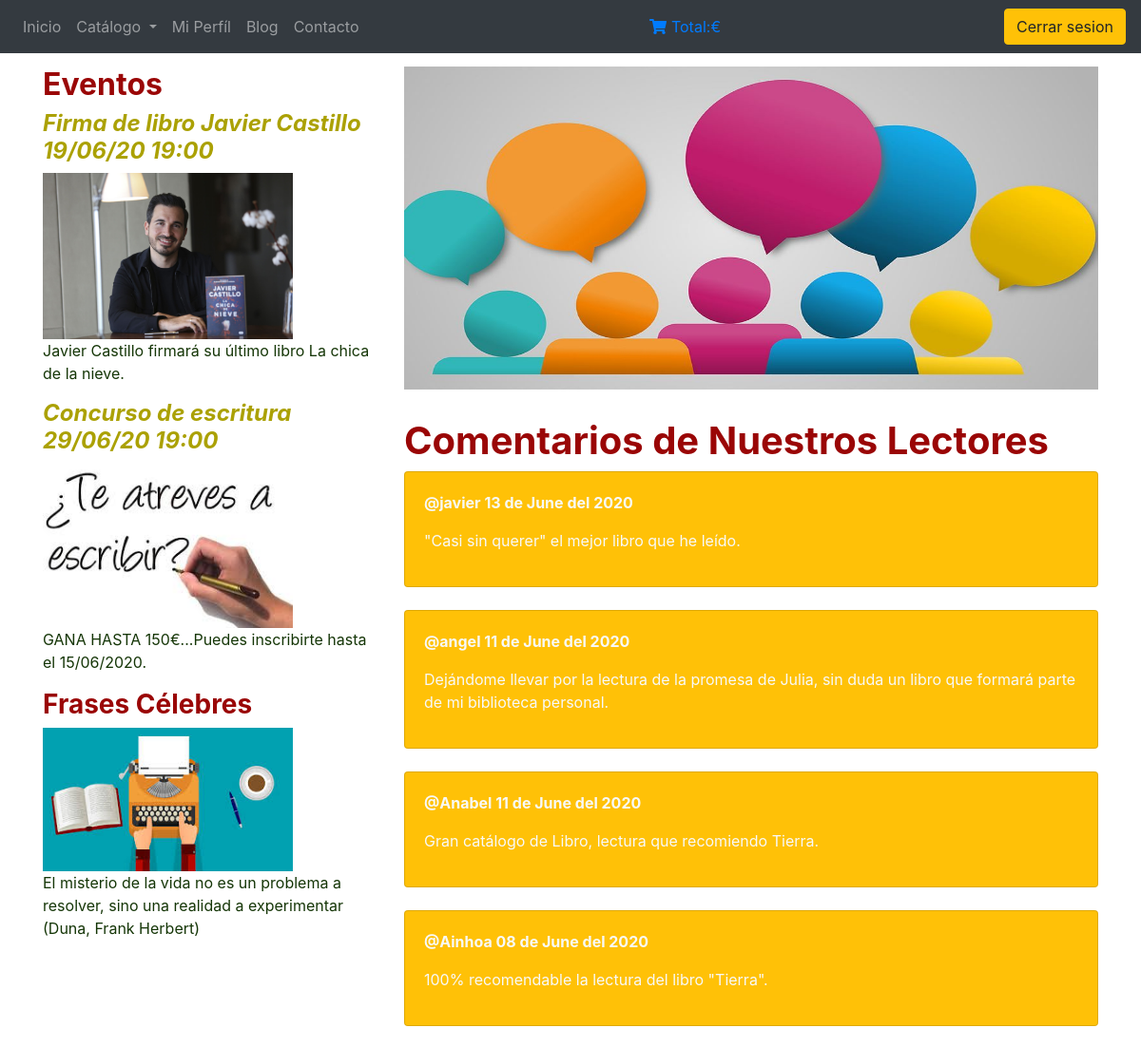
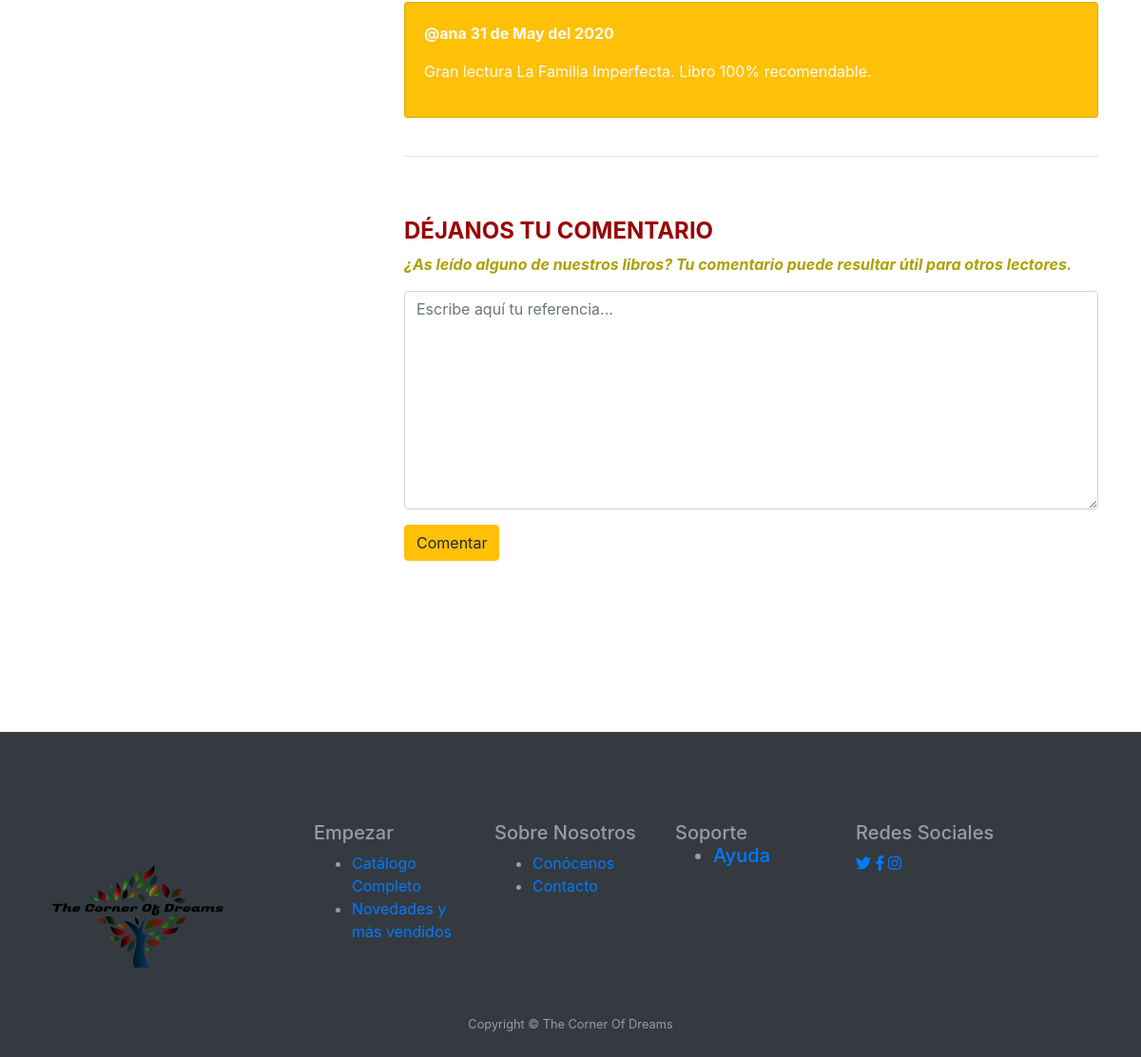
The page /Controller/usuBlog.php on the database its author committed (2 pictures, top to bottom).
### tables this page shows
CREATE TABLE `comentarios` (
  `id` int(11) NOT NULL,
  `nombre` varchar(60) NOT NULL,
  `fecha` date NOT NULL,
  `comentario` varchar(250) NOT NULL
);

### Controller/usuBlog.php (called while the page is built, shortened)
<?php
require_once '../Model/Comentarios.php';
$comentarios=Comentarios::getComentarios();
$registros=sizeof($comentarios);
include '../View/usuBlog.php';
 ?>

### Model/Comentarios.php (called while the page is built, shortened)
<?php
class Comentarios{
    private $nombre;
	private $fecha;
    private $comentario;
	function __construct($id,$nombre='',$fecha=0,$comentario='')
	{
        $this->nombre=$nombre;
		$this->fecha = $fecha;
        $this->comentario=$comentario;
    }
     public function getNombre()
    {
        return $this->nombre;
    }
    public function getFecha()
    {
        return $this->fecha;
    }
    public function getComentario()
    {
        return $this->comentario;
    }
    public static function getComentarios() {
        $conexion = proyectoBD::connectDB();
        $seleccion = "SELECT * FROM comentarios ORDER BY fecha DESC LIMIT 0,5";
        $consulta = $conexion->query($seleccion);
        $comentarios = [];
        while ($registro = $consulta->fetchObject()) {
            $comentarios[] = new Comentarios($registro->id,$registro->nombre, $registro->fecha,$registro->comentario);
        }
        return $comentarios;
    }
}

### View/usuBlog.php (the view, shortened to what this page needs)
<!DOCTYPE html>
<html>
<head>
  <link rel="stylesheet" href="https://maxcdn.bootstrapcdn.com/bootstrap/4.4.1/css/bootstrap.min.css">
  <link rel="stylesheet" type="text/css" href="../View/css/estiloBlog.css">
   <link rel="stylesheet" href="https://use.fontawesome.com/releases/v5.0.8/css/solid.css">
</head>
<body>
<nav class="navbar navbar-expand-sm bg-dark navbar-dark fixed-top">
    <div class="collapse navbar-collapse" id="navbarSupportedContent-555">
     <ul class="navbar-nav">
        <li class="nav-item">
            <a class="nav-link" href="../Controller/principalUsuario.php">Inicio</a>
        </li>
        <li class="nav-item dropdown">
          <a class="nav-link dropdown-toggle" href="#" id="navbardrop" data-toggle="dropdown">
            Catálogo
            </a>
        </li>
        <li class="nav-item">
            <a class="nav-link" href="../Controller/usuarioVerPerfil.php">Mi Perfíl</a>
         </li>
         <li class="nav-item">
            <a class="nav-link" href="../Controller/usuBlog.php">Blog</a>
         </li>
        <li class="nav-item">
            <a class="nav-link" href="../Controller/usuFormularioContacto.php">Contacto</a>
         </li>
        </ul>
        <div class="navbar-nav ml-auto">
              <a href="../Controller/verContenidoCesta.php"><i class="fas fa-shopping-cart"></i> <?=$_SESSION['cantidad']?> Total:<?=$_SESSION['subtotal']?>€</a>
          </div>
            <div class="navbar-nav ml-auto">
            <button type="button" class="btn btn-warning" onclick="cerrarSesion()">Cerrar sesion</button>
          </div>
   </div>
</nav>
	<div class="container" id="principal">
 <div class="row">
<div class="col-md-4 ">
	  <h2 class="titulo">Eventos</h2>
	  <h4 class="titulo2">Firma de libro Javier Castillo 19/06/20 19:00</h4>
	  <img src="../View/img/javierCastillo.jpg" id="imagen">
	  <p class="texto">Javier Castillo firmará su último libro La chica de la nieve.</p>
	  <h4 class="titulo2">Concurso de escritura 29/06/20 19:00</h4>
	  <img src="../View/img/concurso.jpg" id="imagen">
	  <p class="texto">GANA HASTA 150€...Puedes inscribirte hasta el 15/06/2020.</p>
      <h3 class="titulo">Frases Célebres</h3>
      <div class="fakeimg"><img src="../View/img/escritura.jpg" id="imagen"></div>
      <p class="texto">El misterio de la vida no es un problema a resolver, sino una realidad a experimentar (Duna, Frank Herbert)</p>
</div>
 <div class="col-md-8">
	<img  class="central" src="../View/img/opinion.jpg" width="100%" height="20%">
	<?php if($registros>0){?>
     <h1 class="titulo">Comentarios de Nuestros Lectores</h1>
    <?php
		foreach ($comentarios as $key) {
        $fecha=$key->getFecha();
        $date= strftime("%d de %B del %Y", strtotime($fecha));
			?>
  <div class="card bg-warning text-light">
    <div class="card-body">
      <p class="usuario"><?=$key->getNombre().' '.$date?></p>
      <p><?=$key->getComentario()?></p>
    </div>
  </div>
  <br>
	<?php
		}
	}else{?>
		<h4>Actualmete no hay comentarios, Sé el primero en hacerlo</h4>
<?php
	}
    ?>
    <hr><br><br>
	  <form action="#" method="post" class="contact-form">
            <h4 class="titulo">DÉJANOS TU COMENTARIO</h4>
                      <p class ="titulo2">¿As leído alguno de nuestros libros? Tu comentario puede resultar útil para otros lectores.</p>
                          <div class="form-group">
                            <textarea id="contact_message" name="comentario" class="form-control" rows="9" placeholder="Escribe aquí tu referencia..." required></textarea>
                          </div>
                          <button type="submit" id="EnviarComentario" name="enviar" class="btn btn-warning">Comentar</button>
                      </form>
	</div>
	</div>
</div>
    <footer id="myFooter" class="py-4 bg-dark text-white-50">
        <div class="container" id="footer">
            <div class="row">
                <div class="col-sm-3">
                    <img src="../View/img/Logo.png">
                </div>
                <div class="col-sm-2">
                    <h5>Empezar</h5>
                    <ul>
                        <li><a href="../Controller/usuarioVerCatalago.php">Catálogo Completo</a></li>
                        <li><a href="../Controller/usuarioVerMasVendidos.php">Novedades y más vendidos</a></li>
                    </ul>
                </div>
                <div class="col-sm-2">
                    <h5>Sobre Nosotros</h5>
                    <ul>
                        <li><a href="../Controller/principalUsuario.php">Conócenos</a></li>
                        <li><a href="../Controller/usuFormularioContacto.php">Contacto</a></li>
                    </ul>
                </div>
                <div class="col-sm-2">
                    <h5>Soporte<e/h5>
                    <ul>
                        <li><a href="../Controller/usuAyuda.php">Ayuda</a></li>
                    </ul>
                </div>
                <div class="col-sm-3">
                    <div class="social-networks">
                      <h5>Redes Sociales</h5>
                        <a href="#" class="twitter"><i class="fab fa-twitter"></i></a>
                        <a href="#" class="facebook"><i class="fab fa-facebook-f"></i></i></a>
                        <a href="#" class="Instagram"><i class="fab fa-instagram"></i></i></a>
                    </div>
                </div>
            </div>
        </div>
        <div class="container text-center">
      <small>Copyright &copy; The Corner Of Dreams</small>
    </div>
    </footer>
</body>
</html>

### View/css/estiloBlog.css (style rules this page uses)
html { min-height: 100%; position: relative; }
.titulo { font-weight: bold; color: #9a0606; }
.titulo2 { font-weight: bold; font-style: italic; color: #aba104; }
.texto { font-size: 16px; color: #153607; }
.central { margin-bottom: 30px; }
.usuario { font-weight: bold; }
.row { margin-top: 70px; }
#imagen { width: 75%; }
#footer { margin-top: auto; }
#principal { margin-bottom: 100px; }

### rows shown on the page
comentarios: nombre "@javier", fecha "13 de June del 2020", comentario "\"Casi sin querer\" el mejor libro que he leído."
comentarios: nombre "@angel", fecha "11 de June del 2020", comentario "Dejándome llevar por la lectura de la promesa de Julia, sin duda un libro que formará parte de mi biblioteca personal."
comentarios: nombre "@Anabel", fecha "11 de June del 2020", comentario "Gran catálogo de Libro, lectura que recomiendo Tierra."
comentarios: nombre "@Ainhoa", fecha "08 de June del 2020", comentario "100% recomendable la lectura del libro \"Tierra\"."
comentarios: nombre "@ana", fecha "31 de May del 2020", comentario "Gran lectura La Familia Imperfecta. Libro 100% recomendable."
